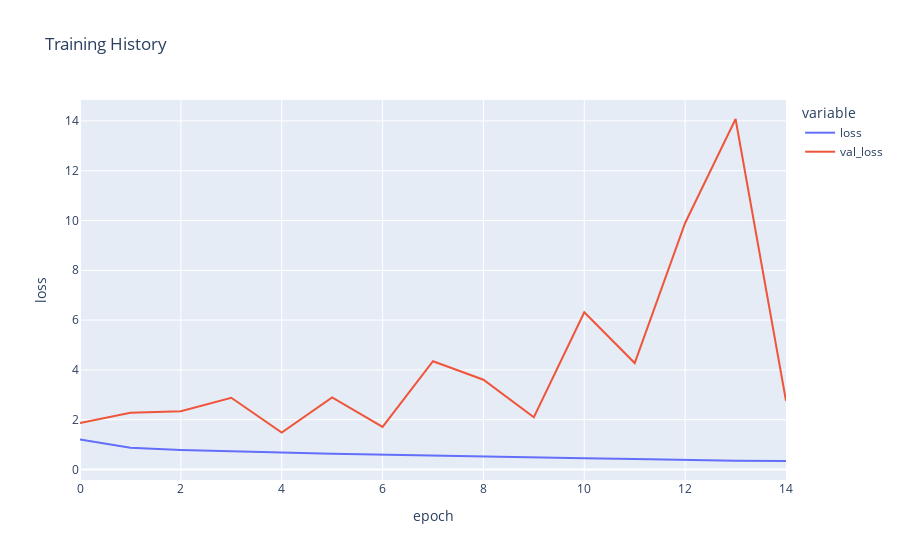

Here is the notebook cell this chart was saved with:
### Markdown cell above
# Plotting model performance

### Code cell
fig = px.line(
    history_ethnicity.history, y=['loss', 'val_loss'],
    labels={'index': 'epoch', 'value': 'loss'}, 
    title='Training History')
fig.show()

### Figure 1 — Plotly figure (JSON) as saved in the notebook; plotly's stock layout.template omitted (floating-point values rounded to 4 significant figures)
{"data": [{"hovertemplate": "variable=loss<br>epoch=%{x}<br>loss=%{y}<extra></extra>", "legendgroup": "loss", "line": {"color": "#636efa", "dash": "solid"}, "marker": {"symbol": "circle"}, "mode": "lines", "name": "loss", "orientation": "v", "showlegend": true, "type": "scatter", "x": [0, 1, 2, 3, 4, 5, 6, 7, 8, 9, 10, 11, 12, 13, 14], "xaxis": "x", "y": [1.202, 0.8737, 0.7834, 0.7233, 0.6796, 0.6343, 0.5936, 0.5528, 0.5236, 0.487, 0.4445, 0.4224, 0.3742, 0.3496, 0.3384], "yaxis": "y"}, {"hovertemplate": "variable=val_loss<br>epoch=%{x}<br>loss=%{y}<extra></extra>", "legendgroup": "val_loss", "line": {"color": "#EF553B", "dash": "solid"}, "marker": {"symbol": "circle"}, "mode": "lines", "name": "val_loss", "orientation": "v", "showlegend": true, "type": "scatter", "x": [0, 1, 2, 3, 4, 5, 6, 7, 8, 9, 10, 11, 12, 13, 14], "xaxis": "x", "y": [1.862, 2.277, 2.337, 2.881, 1.484, 2.893, 1.707, 4.348, 3.602, 2.097, 6.316, 4.273, 9.901, 14.08, 2.761], "yaxis": "y"}], "layout": {"legend": {"title": {"text": "variable"}, "tracegroupgap": 0}, "title": {"text": "Training History"}, "xaxis": {"anchor": "y", "domain": [0, 1], "title": {"text": "epoch"}}, "yaxis": {"anchor": "x", "domain": [0, 1], "title": {"text": "loss"}}}}
